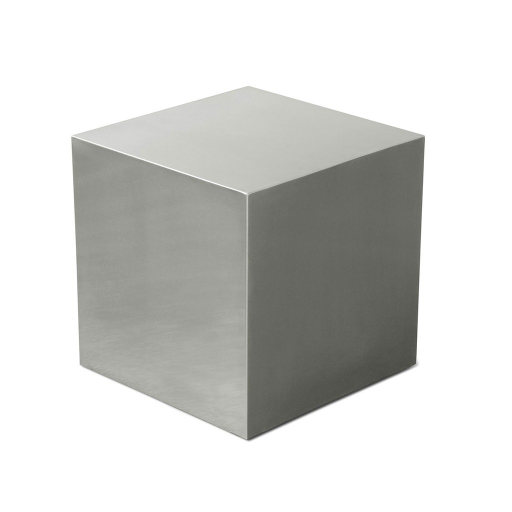
#> input picture 01_basics/assets/cube.jpg, 1024 x 1024 px, found by its file name (shown at 1/2 size)
$ python 11_corner_detector.py
#> lines starting #> are read from the running program, lines starting #| are printed output that depends on the picture; after the words box and inside, x2 and y2 are one past the last pixel; in counts of white or black regions, pixels touching at a corner belong together
import cv2
import numpy
import imutils

img = cv2.imread(r'assets\cube.jpg')
#> img is the input picture: shape (1024, 1024, 3); mean B, G, R 210.2, 212.4, 212
img = imutils.resize(img, height=500)
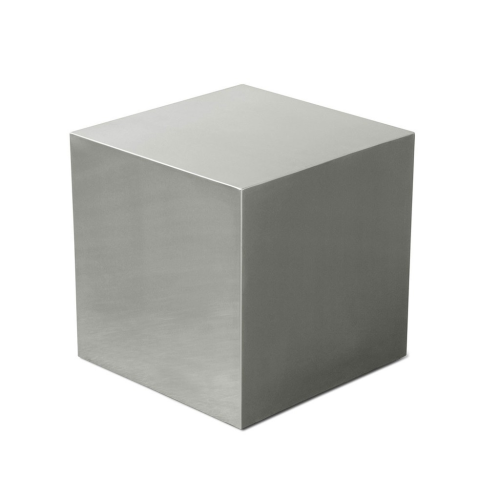
#> img: shape (500, 500, 3); mean B, G, R 210.2, 212.4, 212
# cv2.imshow('img', img)

gray = cv2.cvtColor(src=img, code=cv2.COLOR_BGR2GRAY)
# cv2.imshow('gray', gray)

gray = numpy.float32(gray)
dst = cv2.cornerHarris(src=gray, blockSize=2, ksize=3, k=0.04)
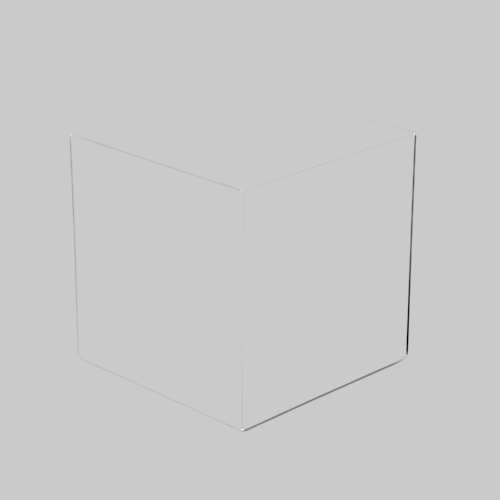
#> dst: shape (500, 500) float32; min -20816930, max 5383551.5, mean -34456.8; drawn with min black and max white
dsr = cv2.dilate(src=dst, kernel=None)

img[dst > 0.01 * dst.max()] = [0, 0, 255]
#> img: shape (500, 500, 3); 0.01% of pixels changed, all inside (x1, y1, x2, y2) = (70, 132, 415, 430)
# cv2.imshow('dst', img)

cv2.waitKey(0)
